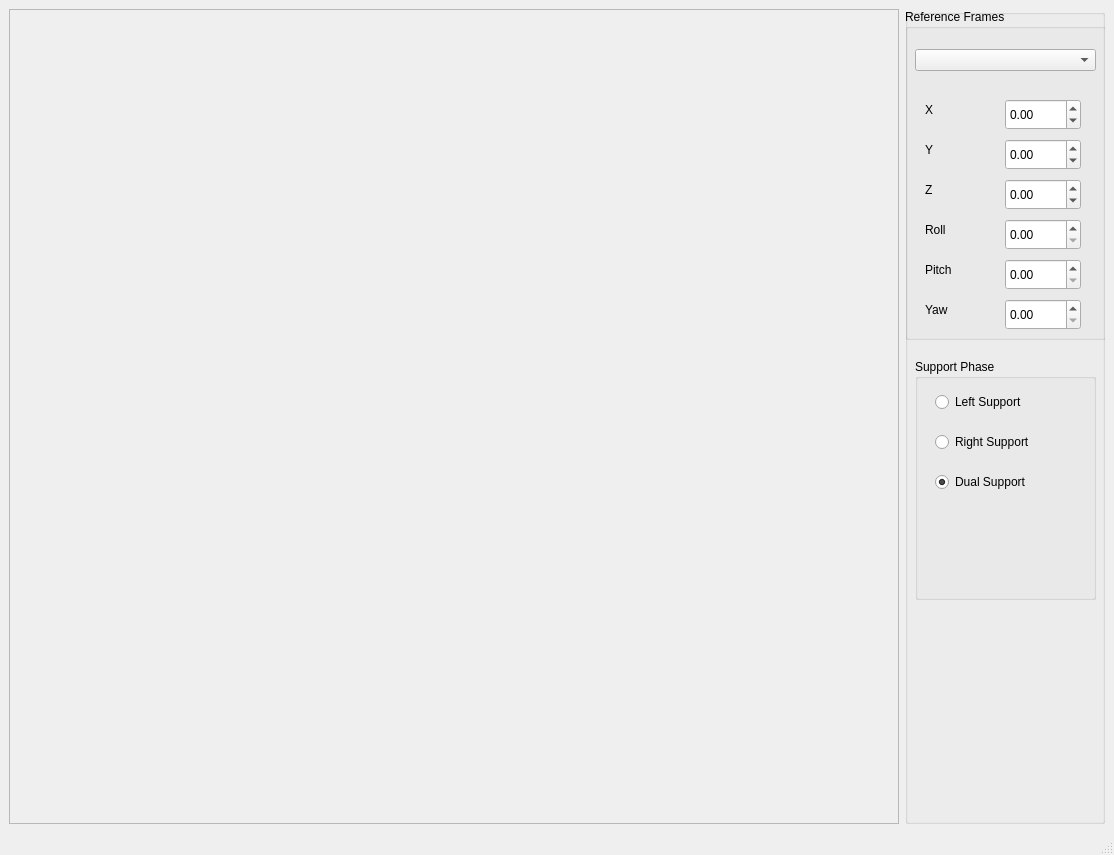
<?xml version="1.0" encoding="UTF-8"?>
<ui version="4.0">
 <class>MainWindowShowRobot</class>
 <widget class="QMainWindow" name="MainWindowShowRobot">
  <property name="geometry">
   <rect>
    <x>0</x>
    <y>0</y>
    <width>1114</width>
    <height>855</height>
   </rect>
  </property>
  <property name="windowTitle">
   <string>Simox - VirtualRobot - Show Robot</string>
  </property>
  <widget class="QWidget" name="centralwidget">
   <layout class="QGridLayout" name="gridLayout">
    <item row="0" column="0">
     <widget class="QFrame" name="frameViewer">
      <property name="frameShape">
       <enum>QFrame::StyledPanel</enum>
      </property>
      <property name="frameShadow">
       <enum>QFrame::Raised</enum>
      </property>
     </widget>
    </item>
    <item row="0" column="1">
     <widget class="QGroupBox" name="groupBox">
      <property name="maximumSize">
       <size>
        <width>200</width>
        <height>16777215</height>
       </size>
      </property>
      <property name="title">
       <string/>
      </property>
      <widget class="QGroupBox" name="groupBox_3">
       <property name="geometry">
        <rect>
         <x>0</x>
         <y>0</y>
         <width>201</width>
         <height>331</height>
        </rect>
       </property>
       <property name="title">
        <string>Reference Frames</string>
       </property>
       <property name="flat">
        <bool>false</bool>
       </property>
       <property name="checkable">
        <bool>false</bool>
       </property>
       <widget class="QComboBox" name="comboBoxFrames">
        <property name="geometry">
         <rect>
          <x>10</x>
          <y>40</y>
          <width>181</width>
          <height>22</height>
         </rect>
        </property>
       </widget>
       <widget class="QDoubleSpinBox" name="spinBoxX">
        <property name="geometry">
         <rect>
          <x>100</x>
          <y>90</y>
          <width>76</width>
          <height>31</height>
         </rect>
        </property>
        <property name="minimum">
         <double>-1000.000000000000000</double>
        </property>
        <property name="maximum">
         <double>1000.000000000000000</double>
        </property>
        <property name="singleStep">
         <double>10.000000000000000</double>
        </property>
       </widget>
       <widget class="QDoubleSpinBox" name="spinBoxY">
        <property name="geometry">
         <rect>
          <x>100</x>
          <y>130</y>
          <width>76</width>
          <height>31</height>
         </rect>
        </property>
        <property name="minimum">
         <double>-1000.000000000000000</double>
        </property>
        <property name="maximum">
         <double>1000.000000000000000</double>
        </property>
        <property name="singleStep">
         <double>10.000000000000000</double>
        </property>
       </widget>
       <widget class="QDoubleSpinBox" name="spinBoxZ">
        <property name="geometry">
         <rect>
          <x>100</x>
          <y>170</y>
          <width>76</width>
          <height>31</height>
         </rect>
        </property>
        <property name="minimum">
         <double>-1000.000000000000000</double>
        </property>
        <property name="maximum">
         <double>1000.000000000000000</double>
        </property>
        <property name="singleStep">
         <double>10.000000000000000</double>
        </property>
       </widget>
       <widget class="QDoubleSpinBox" name="spinBoxRoll">
        <property name="geometry">
         <rect>
          <x>100</x>
          <y>210</y>
          <width>76</width>
          <height>31</height>
         </rect>
        </property>
        <property name="minimum">
         <double>0.000000000000000</double>
        </property>
        <property name="maximum">
         <double>3.140000000000000</double>
        </property>
        <property name="singleStep">
         <double>0.010000000000000</double>
        </property>
       </widget>
       <widget class="QDoubleSpinBox" name="spinBoxPitch">
        <property name="geometry">
         <rect>
          <x>100</x>
          <y>250</y>
          <width>76</width>
          <height>31</height>
         </rect>
        </property>
        <property name="minimum">
         <double>0.000000000000000</double>
        </property>
        <property name="maximum">
         <double>3.140000000000000</double>
        </property>
        <property name="singleStep">
         <double>0.010000000000000</double>
        </property>
       </widget>
       <widget class="QDoubleSpinBox" name="spinBoxYaw">
        <property name="geometry">
         <rect>
          <x>100</x>
          <y>290</y>
          <width>76</width>
          <height>31</height>
         </rect>
        </property>
        <property name="minimum">
         <double>0.000000000000000</double>
        </property>
        <property name="maximum">
         <double>3.140000000000000</double>
        </property>
        <property name="singleStep">
         <double>0.010000000000000</double>
        </property>
       </widget>
       <widget class="QLabel" name="label">
        <property name="geometry">
         <rect>
          <x>20</x>
          <y>90</y>
          <width>67</width>
          <height>21</height>
         </rect>
        </property>
        <property name="text">
         <string>X</string>
        </property>
       </widget>
       <widget class="QLabel" name="label_2">
        <property name="geometry">
         <rect>
          <x>20</x>
          <y>130</y>
          <width>67</width>
          <height>21</height>
         </rect>
        </property>
        <property name="text">
         <string>Y</string>
        </property>
       </widget>
       <widget class="QLabel" name="label_3">
        <property name="geometry">
         <rect>
          <x>20</x>
          <y>170</y>
          <width>67</width>
          <height>21</height>
         </rect>
        </property>
        <property name="text">
         <string>Z</string>
        </property>
       </widget>
       <widget class="QLabel" name="label_4">
        <property name="geometry">
         <rect>
          <x>20</x>
          <y>210</y>
          <width>67</width>
          <height>21</height>
         </rect>
        </property>
        <property name="text">
         <string>Roll</string>
        </property>
       </widget>
       <widget class="QLabel" name="label_5">
        <property name="geometry">
         <rect>
          <x>20</x>
          <y>250</y>
          <width>67</width>
          <height>21</height>
         </rect>
        </property>
        <property name="text">
         <string>Pitch</string>
        </property>
       </widget>
       <widget class="QLabel" name="label_6">
        <property name="geometry">
         <rect>
          <x>20</x>
          <y>290</y>
          <width>67</width>
          <height>21</height>
         </rect>
        </property>
        <property name="text">
         <string>Yaw</string>
        </property>
       </widget>
      </widget>
      <widget class="QGroupBox" name="groupBox_2">
       <property name="geometry">
        <rect>
         <x>10</x>
         <y>350</y>
         <width>181</width>
         <height>241</height>
        </rect>
       </property>
       <property name="title">
        <string>Support Phase</string>
       </property>
       <widget class="QRadioButton" name="radioButtonLeftSupport">
        <property name="geometry">
         <rect>
          <x>20</x>
          <y>30</y>
          <width>121</width>
          <height>26</height>
         </rect>
        </property>
        <property name="text">
         <string>Left Support</string>
        </property>
       </widget>
       <widget class="QRadioButton" name="radioButtonRightSupport">
        <property name="geometry">
         <rect>
          <x>20</x>
          <y>70</y>
          <width>141</width>
          <height>26</height>
         </rect>
        </property>
        <property name="text">
         <string>Right Support</string>
        </property>
       </widget>
       <widget class="QRadioButton" name="radioButtonDualSupport">
        <property name="geometry">
         <rect>
          <x>20</x>
          <y>110</y>
          <width>141</width>
          <height>26</height>
         </rect>
        </property>
        <property name="text">
         <string>Dual Support</string>
        </property>
        <property name="checked">
         <bool>true</bool>
        </property>
       </widget>
      </widget>
     </widget>
    </item>
   </layout>
  </widget>
  <widget class="QMenuBar" name="menubar">
   <property name="geometry">
    <rect>
     <x>0</x>
     <y>0</y>
     <width>1114</width>
     <height>23</height>
    </rect>
   </property>
  </widget>
  <widget class="QStatusBar" name="statusbar"/>
 </widget>
 <resources/>
 <connections/>
</ui>
